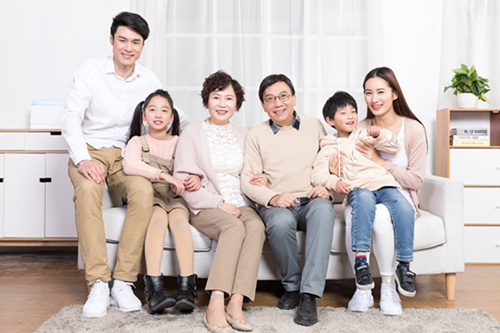
#> input picture imgs/111.jpg, 500 x 333 px
$ python function_Matplotlib.py
#> lines starting #> are read from the running program, lines starting #| are printed output that depends on the picture
import matplotlib.pyplot as plt
import numpy as np

x=np.linspace(0,10,100)
y=np.sin(x)
z=np.cos(x**2)
#调出画布，并指定画布的宽度和高度
plt.figure(figsize=(8,4))

plt.plot(x,y,label="$sin(x)$",color="red",linewidth=2)
plt.plot(x,z,"b--",label="$cos(x^2)$")
#设置x轴，y轴的显示范围
plt.xlabel("Time(S)")
plt.ylabel("V")
#设置标题
plt.title("python basis -- matplotlib")
#分别设置x，y轴的显示范围
plt.ylim(-1.2,1.2)
#显示图例
plt.legend(loc=1)
plt.show()
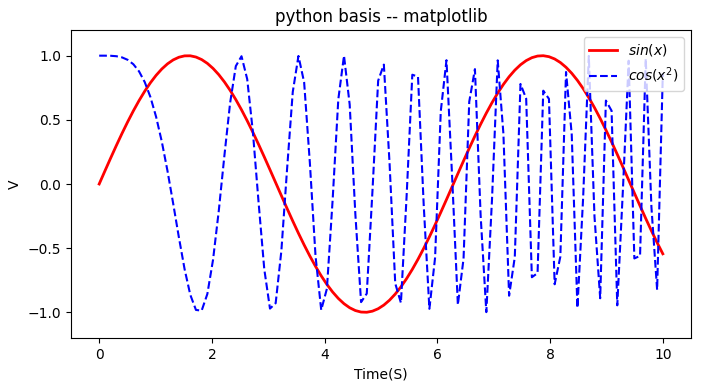
#> figure drawn by matplotlib, 1 panel; curve peaks at x = 7.88, y = 1; curve peaks at x = 0, y = 1

#画直方图
a=np.random.randn(10000)
#bins代表直方图的长条形数目，默认为10；edgecolor代表长条行边框的颜色；alpha代表透明度
plt.hist(a,bins=40,facecolor="blue",edgecolor="black",alpha=0.7)
plt.show()
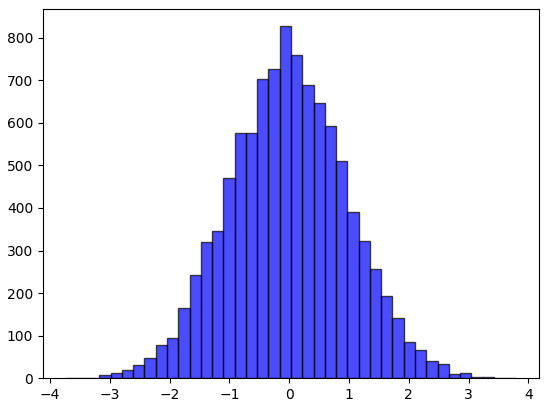
#> figure drawn by matplotlib, 1 panel; tallest bar 827 high, from x = -0.158 to 0.0308

#读取图像
img=plt.imread("imgs/111.jpg")
#> img is the input picture: shape (333, 500, 3); mean R, G, B 201.2, 190.7, 186.8
print(img.dtype)
#| uint8
print(img.shape)
#| (333, 500, 3)
plt.imshow(img)
plt.show()
